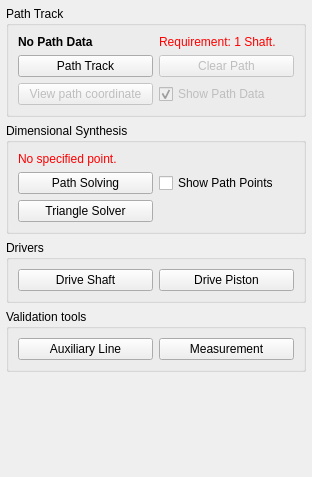
                      <widget class="QWidget" name="scrollAreaWidgetContents_2">
                       <property name="geometry">
                        <rect>
                         <x>0</x>
                         <y>0</y>
                         <width>312</width>
                         <height>477</height>
                        </rect>
                       </property>
                       <layout class="QVBoxLayout" name="verticalLayout_22">
                        <property name="leftMargin">
                         <number>6</number>
                        </property>
                        <property name="topMargin">
                         <number>6</number>
                        </property>
                        <property name="rightMargin">
                         <number>6</number>
                        </property>
                        <property name="bottomMargin">
                         <number>6</number>
                        </property>
                        <item>
                         <widget class="QGroupBox" name="groupBox">
                          <property name="title">
                           <string>Path Track</string>
                          </property>
                          <layout class="QVBoxLayout" name="verticalLayout_4">
                           <item>
                            <layout class="QGridLayout" name="Path_Track_Functions">
                             <item row="2" column="2">
                              <widget class="QPushButton" name="Path_Clear">
                               <property name="enabled">
                                <bool>false</bool>
                               </property>
                               <property name="statusTip">
                                <string>Clear the path form path track function.</string>
                               </property>
                               <property name="text">
                                <string>Clear Path</string>
                               </property>
                              </widget>
                             </item>
                             <item row="4" column="1">
                              <widget class="QPushButton" name="Path_coordinate">
                               <property name="enabled">
                                <bool>false</bool>
                               </property>
                               <property name="statusTip">
                                <string>See the coordinates of Path Track result.</string>
                               </property>
                               <property name="text">
                                <string>View path coordinate</string>
                               </property>
                              </widget>
                             </item>
                             <item row="2" column="1">
                              <widget class="QPushButton" name="PathTrack">
                               <property name="toolTip">
                                <string>&lt;html&gt;&lt;head/&gt;&lt;body&gt;&lt;p&gt;&lt;span style=&quot; font-size:12pt; font-weight:600;&quot;&gt;Path Track&lt;/span&gt;&lt;/p&gt;&lt;p&gt;&lt;span style=&quot; font-size:10pt;&quot;&gt;Route calculation from the specified point.&lt;/span&gt;&lt;/p&gt;&lt;p&gt;&lt;span style=&quot; font-size:10pt;&quot;&gt;Every single path track cannot change settings after calculation.&lt;/span&gt;&lt;/p&gt;&lt;p&gt;&lt;img src=&quot;:/icons/tooltips/PathTrack.png&quot;/&gt;&lt;/p&gt;&lt;p&gt;&lt;span style=&quot; font-size:10pt;&quot;&gt;Larger resolution will take longer.&lt;/span&gt;&lt;/p&gt;&lt;/body&gt;&lt;/html&gt;</string>
                               </property>
                               <property name="statusTip">
                                <string>Route calculation from the specified point.</string>
                               </property>
                               <property name="text">
                                <string>Path Track</string>
                               </property>
                               <property name="icon">
                                <iconset resource="../icons.qrc">
                                 <normaloff>:/icons/bezier.png</normaloff>:/icons/bezier.png</iconset>
                               </property>
                              </widget>
                             </item>
                             <item row="4" column="2">
                              <widget class="QCheckBox" name="Path_data_show">
                               <property name="enabled">
                                <bool>false</bool>
                               </property>
                               <property name="statusTip">
                                <string>Show Path Data.</string>
                               </property>
                               <property name="text">
                                <string>Show Path Data</string>
                               </property>
                               <property name="checked">
                                <bool>true</bool>
                               </property>
                              </widget>
                             </item>
                             <item row="0" column="2">
                              <widget class="QLabel" name="reqPath">
                               <property name="text">
                                <string>&lt;html&gt;&lt;head/&gt;&lt;body&gt;&lt;p&gt;&lt;span style=&quot; color:#ff0000;&quot;&gt;Requirement: 1 Shaft.&lt;/span&gt;&lt;/p&gt;&lt;/body&gt;&lt;/html&gt;</string>
                               </property>
                              </widget>
                             </item>
                             <item row="0" column="1">
                              <widget class="QLabel" name="Path_data_exist">
                               <property name="text">
                                <string>&lt;html&gt;&lt;head/&gt;&lt;body&gt;&lt;p&gt;&lt;span style=&quot; font-weight:600; color:#000000;&quot;&gt;No Path Data&lt;/span&gt;&lt;/p&gt;&lt;/body&gt;&lt;/html&gt;</string>
                               </property>
                               <property name="textFormat">
                                <enum>Qt::RichText</enum>
                               </property>
                               <property name="wordWrap">
                                <bool>true</bool>
                               </property>
                              </widget>
                             </item>
                            </layout>
                           </item>
                          </layout>
                         </widget>
                        </item>
                        <item>
                         <widget class="QGroupBox" name="groupBox_2">
                          <property name="title">
                           <string>Dimensional Synthesis</string>
                          </property>
                          <layout class="QVBoxLayout" name="verticalLayout_21">
                           <item>
                            <widget class="QLabel" name="reqPathSolving">
                             <property name="text">
                              <string>&lt;html&gt;&lt;head/&gt;&lt;body&gt;&lt;p&gt;&lt;span style=&quot; color:#ff0000;&quot;&gt;No specified point.&lt;/span&gt;&lt;/p&gt;&lt;/body&gt;&lt;/html&gt;</string>
                             </property>
                            </widget>
                           </item>
                           <item>
                            <layout class="QGridLayout" name="gridLayout_3">
                             <item row="1" column="0">
                              <widget class="QPushButton" name="PathSolving">
                               <property name="toolTip">
                                <string>&lt;html&gt;&lt;head/&gt;&lt;body&gt;&lt;p&gt;&lt;span style=&quot; font-size:12pt; font-weight:600;&quot;&gt;Path Solving&lt;/span&gt;&lt;/p&gt;&lt;p&gt;&lt;span style=&quot; font-size:10pt;&quot;&gt;This generator will design a crank rocker to meet this path requirement.&lt;/span&gt;&lt;/p&gt;&lt;p&gt;&lt;img src=&quot;:/icons/tooltips/PathSolving.png&quot;/&gt;&lt;/p&gt;&lt;p&gt;&lt;span style=&quot; font-size:10pt;&quot;&gt;There may be some interference problems in the solution of faster convergence.&lt;/span&gt;&lt;/p&gt;&lt;/body&gt;&lt;/html&gt;</string>
                               </property>
                               <property name="statusTip">
                                <string>This generator will design a crank rocker to meet this path requirement.</string>
                               </property>
                               <property name="text">
                                <string>Path Solving</string>
                               </property>
                               <property name="icon">
                                <iconset resource="../icons.qrc">
                                 <normaloff>:/icons/bezier.png</normaloff>:/icons/bezier.png</iconset>
                               </property>
                               <property name="checkable">
                                <bool>true</bool>
                               </property>
                              </widget>
                             </item>
                             <item row="1" column="1">
                              <widget class="QCheckBox" name="Path_points_show">
                               <property name="toolTip">
                                <string/>
                               </property>
                               <property name="statusTip">
                                <string>Show design path.</string>
                               </property>
                               <property name="text">
                                <string>Show Path Points</string>
                               </property>
                               <property name="checked">
                                <bool>false</bool>
                               </property>
                              </widget>
                             </item>
                             <item row="2" column="0">
                              <widget class="QPushButton" name="TriangleSolver">
                               <property name="toolTip">
                                <string>&lt;html&gt;&lt;head/&gt;&lt;body&gt;&lt;p&gt;&lt;span style=&quot; font-size:12pt; font-weight:600;&quot;&gt;Triangle Solver&lt;/span&gt;&lt;/p&gt;&lt;p&gt;&lt;span style=&quot; font-size:10pt;&quot;&gt;Use Solver to calculate the reference points of your mechanism.&lt;/span&gt;&lt;img src=&quot;:/icons/tooltips/TS.png&quot;/&gt;&lt;/p&gt;&lt;p&gt;&lt;span style=&quot; font-size:10pt;&quot;&gt;You must manually adjust the stacking method.&lt;/span&gt;&lt;/p&gt;&lt;/body&gt;&lt;/html&gt;</string>
                               </property>
                               <property name="statusTip">
                                <string>Use Solver to calculate the reference points of your mechanism.</string>
                               </property>
                               <property name="text">
                                <string>Triangle Solver</string>
                               </property>
                               <property name="icon">
                                <iconset resource="../icons.qrc">
                                 <normaloff>:/icons/TS.png</normaloff>:/icons/TS.png</iconset>
                               </property>
                               <property name="checkable">
                                <bool>true</bool>
                               </property>
                              </widget>
                             </item>
                            </layout>
                           </item>
                          </layout>
                         </widget>
                        </item>
                        <item>
                         <widget class="QGroupBox" name="groupBox_3">
                          <property name="title">
                           <string>Drivers</string>
                          </property>
                          <layout class="QVBoxLayout" name="verticalLayout_23">
                           <item>
                            <layout class="QGridLayout" name="gridLayout">
                             <item row="1" column="0">
                              <widget class="QPushButton" name="Drive_shaft">
                               <property name="toolTip">
                                <string>&lt;html&gt;&lt;head/&gt;&lt;body&gt;&lt;p&gt;&lt;span style=&quot; font-size:12pt; font-weight:600;&quot;&gt;Drive Shaft&lt;/span&gt;&lt;/p&gt;&lt;p&gt;&lt;span style=&quot; font-size:10pt;&quot;&gt;Drive the selected drive shaft.&lt;br/&gt;&lt;/span&gt;&lt;img src=&quot;:/icons/tooltips/DriveShaft.png&quot;/&gt;&lt;/p&gt;&lt;p&gt;&lt;span style=&quot; font-size:10pt;&quot;&gt;The solving problem occurs when the drive shaft is interfering at some angle.&lt;/span&gt;&lt;/p&gt;&lt;/body&gt;&lt;/html&gt;</string>
                               </property>
                               <property name="statusTip">
                                <string>Drive the selected drive shaft.</string>
                               </property>
                               <property name="text">
                                <string>Drive Shaft</string>
                               </property>
                               <property name="icon">
                                <iconset resource="../icons.qrc">
                                 <normaloff>:/icons/same-orientation.png</normaloff>:/icons/same-orientation.png</iconset>
                               </property>
                               <property name="checkable">
                                <bool>true</bool>
                               </property>
                              </widget>
                             </item>
                             <item row="1" column="1">
                              <widget class="QPushButton" name="Drive_rod">
                               <property name="toolTip">
                                <string>&lt;html&gt;&lt;head/&gt;&lt;body&gt;&lt;p&gt;&lt;span style=&quot; font-size:12pt; font-weight:600;&quot;&gt;Drive Piston&lt;/span&gt;&lt;/p&gt;&lt;p&gt;&lt;span style=&quot; font-size:10pt;&quot;&gt;Drive the selected piston.&lt;br/&gt;&lt;/span&gt;&lt;img src=&quot;:/icons/tooltips/DriveRod.png&quot;/&gt;&lt;/p&gt;&lt;p&gt;&lt;span style=&quot; font-size:10pt;&quot;&gt;The solving problem might occurs when the rod is interfering at some position.&lt;/span&gt;&lt;/p&gt;&lt;/body&gt;&lt;/html&gt;</string>
                               </property>
                               <property name="statusTip">
                                <string>Drive the selected piston.</string>
                               </property>
                               <property name="text">
                                <string>Drive Piston</string>
                               </property>
                               <property name="icon">
                                <iconset resource="../icons.qrc">
                                 <normaloff>:/icons/normal.png</normaloff>:/icons/normal.png</iconset>
                               </property>
                              </widget>
                             </item>
                            </layout>
                           </item>
                          </layout>
                         </widget>
                        </item>
                        <item>
                         <widget class="QGroupBox" name="groupBox_4">
                          <property name="title">
                           <string>Validation tools</string>
                          </property>
                          <layout class="QVBoxLayout" name="verticalLayout_24">
                           <item>
                            <layout class="QGridLayout" name="gridLayout_2">
                             <item row="0" column="0">
                              <widget class="QPushButton" name="AuxLine">
                               <property name="toolTip">
                                <string>&lt;html&gt;&lt;head/&gt;&lt;body&gt;&lt;p&gt;&lt;span style=&quot; font-size:12pt; font-weight:600;&quot;&gt;Auxiliary Line&lt;/span&gt;&lt;/p&gt;&lt;p&gt;&lt;span style=&quot; font-size:10pt;&quot;&gt;See the limitation of the specified point.&lt;/span&gt;&lt;/p&gt;&lt;p&gt;&lt;img src=&quot;:/icons/tooltips/AuxLine.png&quot;/&gt;&lt;/p&gt;&lt;p&gt;&lt;span style=&quot; font-size:10pt;&quot;&gt;The maximum and minimum values will get after solved.&lt;/span&gt;&lt;/p&gt;&lt;/body&gt;&lt;/html&gt;</string>
                               </property>
                               <property name="statusTip">
                                <string>See the limitation of the specified point.</string>
                               </property>
                               <property name="text">
                                <string>Auxiliary Line</string>
                               </property>
                               <property name="icon">
                                <iconset resource="../icons.qrc">
                                 <normaloff>:/icons/auxline.png</normaloff>:/icons/auxline.png</iconset>
                               </property>
                               <property name="checkable">
                                <bool>true</bool>
                               </property>
                              </widget>
                             </item>
                             <item row="0" column="1">
                              <widget class="QPushButton" name="Measurement">
                               <property name="toolTip">
                                <string>&lt;html&gt;&lt;head/&gt;&lt;body&gt;&lt;p&gt;&lt;span style=&quot; font-size:12pt; font-weight:600;&quot;&gt;Measurement&lt;/span&gt;&lt;/p&gt;&lt;p&gt;&lt;span style=&quot; font-size:10pt;&quot;&gt;Measure the distance between two points.&lt;/span&gt;&lt;/p&gt;&lt;p&gt;&lt;img src=&quot;:/icons/tooltips/Measurement.png&quot;/&gt;&lt;/p&gt;&lt;p&gt;&lt;span style=&quot; font-size:10pt;&quot;&gt;The maximum and minimum values will get after solved.&lt;/span&gt;&lt;/p&gt;&lt;/body&gt;&lt;/html&gt;</string>
                               </property>
                               <property name="statusTip">
                                <string>Measure the distance between two points.</string>
                               </property>
                               <property name="text">
                                <string>Measurement</string>
                               </property>
                               <property name="icon">
                                <iconset resource="../icons.qrc">
                                 <normaloff>:/icons/ref.png</normaloff>:/icons/ref.png</iconset>
                               </property>
                               <property name="checkable">
                                <bool>true</bool>
                               </property>
                              </widget>
                             </item>
                            </layout>
                           </item>
                          </layout>
                         </widget>
                        </item>
                        <item>
                         <spacer name="verticalSpacer">
                          <property name="orientation">
                           <enum>Qt::Vertical</enum>
                          </property>
                          <property name="sizeHint" stdset="0">
                           <size>
                            <width>0</width>
                            <height>1</height>
                           </size>
                          </property>
                         </spacer>
                        </item>
                       </layout>
                      </widget>
